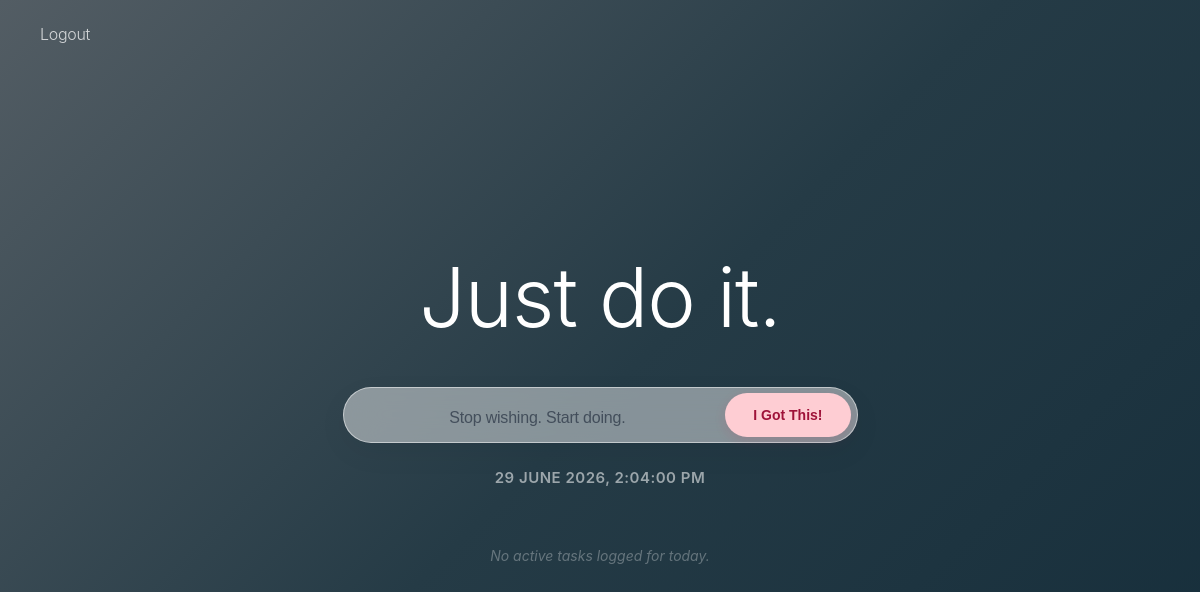
Page /userpage (signed in) on the earlier database version.
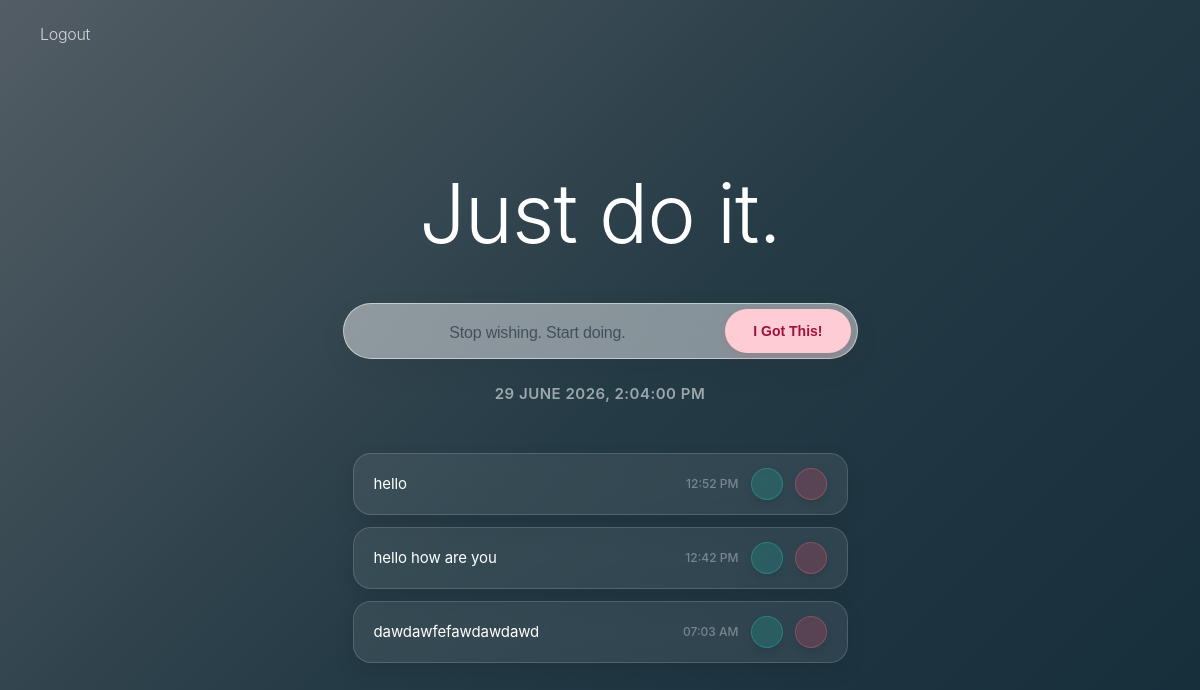
Same page on the later database version.
### website/model.py (models this page shows)
class Note(db.Model):
    id=db.Column(db.Integer,primary_key=True)
    data=db.Column(db.String(10000))
    date = db.Column(db.DateTime, default=lambda: datetime.now(timezone(timedelta(hours=5, minutes=30))))
    user_id=db.Column(db.Integer,db.ForeignKey('user.id'))

### website/views.py (the view)
@views.route('/userpage',methods=['GET','POST'])
@login_required
def user():
    if request.method=='POST':
        data=request.form.get('action-trigger')
        note=Note(data=data,user_id=current_user.id)
        db.session.add(note)
        db.session.commit()
    return render_template("userpage.html",user=current_user)

### website/__init__.py (called while the page is built)
def create_app():
    app=Flask(__name__)
    app.config["SECRET_KEY"]="drgedhftjfdgfthyfjgyjdgrgddrgdrg"
    app.config['SQLALCHEMY_DATABASE_URI']=f'sqlite:///{DB_NAME}'
    db.init_app(app)
    from .views import views
    from .auth import auth
    app.register_blueprint(views,url_prefix='/')
    app.register_blueprint(auth,url_prefix='/')
    from .model import User,Note
    create_database(app)
    login_manager=LoginManager()
    login_manager.login_view='auth.login'
    login_manager.init_app(app)
    @login_manager.user_loader
    def load_user(id):
        return User.query.get(int(id))
    return app

### website/templates/userpage.html (shortened to what this page needs)
{% extends "base.html" %}
{% block content %}
<div class="dashboard-canvas">
    <h1 class="main-logo">Just do it.</h1>
    <form id="todo-form" method="POST" action="/userpage" style="width: 100%; max-width: 515px;">
        <div class="motivation-capsule" id="capsule-container">
            <input
                type="text"
                name="action-trigger"
                class="motivation-input"
                id="motivation-input"
                placeholder="Stop wishing. Start doing."
                autocomplete="off"
                onkeydown="if(event.key === 'Enter') { event.preventDefault(); handleButtonClick(); }"
            >
            <button type="button" class="capsule-action-btn" id="action-trigger" onclick="handleButtonClick()">I Got This!</button>
        </div>
    </form>
    <div class="timestamp-tracker" id="live-clock">Loading live time...</div>
    <div class="task-feed-container">
        {% if user.notes %}
            {% for note in user.notes|reverse %}
                <div class="task-card">
                    <span class="task-main-content">{{ note.data }}</span>
                    <div class="task-right-controls">
                        <span class="task-meta-time">{{ note.date.strftime('%I:%M %p') }}</span>
                        <button type="button" class="action-circle-btn btn-done" title="Mark complete" onclick="deleteNode('{{ note.id }}')">
                        </button>
                        <button type="button" class="action-circle-btn btn-delete" title="Delete task" onclick="deleteNode('{{ note.id }}')">
                        </button>
                    </div>
                </div>
            {% endfor %}
        {% else %}
            <p class="empty-state-msg">No active tasks logged for today.</p>
        {% endif %}
    </div>
</div>
{% endblock %}

Differences in the rows shown:
added Note: data "hello", date "12:52 PM"
added Note: data "hello how are you", date "12:42 PM"
added Note: data "dawdawfefawdawdawd", date "07:03 AM"
Other differences:
text no longer shown: "No active tasks logged for today."
